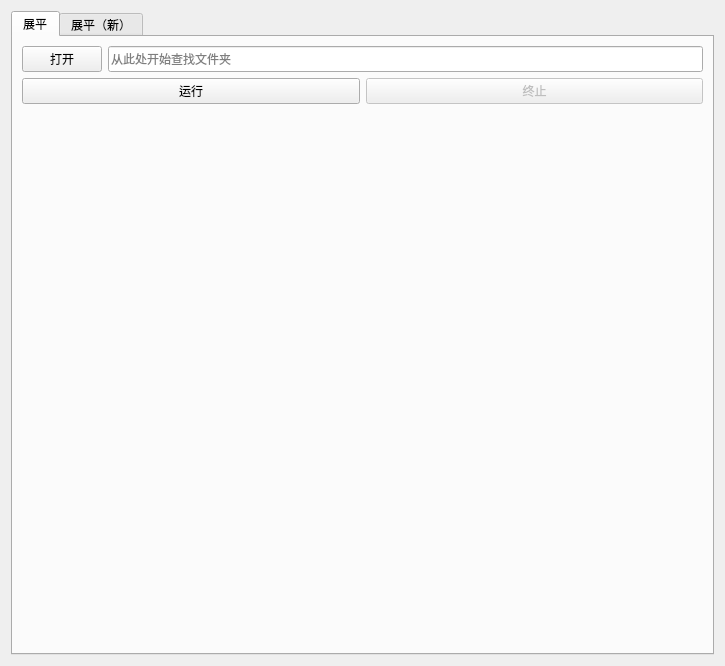
<?xml version="1.0" encoding="UTF-8"?>
<ui version="4.0">
 <class>FileMgrTab</class>
 <widget class="QWidget" name="FileMgrTab">
  <property name="geometry">
   <rect>
    <x>0</x>
    <y>0</y>
    <width>725</width>
    <height>666</height>
   </rect>
  </property>
  <property name="windowTitle">
   <string>Form</string>
  </property>
  <layout class="QVBoxLayout" name="verticalLayout">
   <item>
    <widget class="QTabWidget" name="FileMgrChildTab">
     <property name="currentIndex">
      <number>0</number>
     </property>
     <property name="movable">
      <bool>true</bool>
     </property>
     <widget class="QWidget" name="FlattenLayoyt">
      <attribute name="title">
       <string>展平</string>
      </attribute>
      <attribute name="toolTip">
       <string>如果一个文件夹只有一个文件，那么把这个文件移动到其父级文件夹，并重命名为源文件夹的名称，重复运行直到没有可处理的文件</string>
      </attribute>
      <layout class="QVBoxLayout" name="verticalLayout_13">
       <item>
        <layout class="QHBoxLayout" name="FlattenDir">
         <item>
          <widget class="QPushButton" name="FlattenDirOpen">
           <property name="text">
            <string>打开</string>
           </property>
          </widget>
         </item>
         <item>
          <widget class="QLineEdit" name="FlattenDirInput">
           <property name="sizePolicy">
            <sizepolicy hsizetype="Expanding" vsizetype="Minimum">
             <horstretch>0</horstretch>
             <verstretch>0</verstretch>
            </sizepolicy>
           </property>
           <property name="placeholderText">
            <string>从此处开始查找文件夹</string>
           </property>
           <property name="clearButtonEnabled">
            <bool>true</bool>
           </property>
          </widget>
         </item>
        </layout>
       </item>
       <item>
        <layout class="QHBoxLayout" name="FlattenBtns">
         <item>
          <widget class="QPushButton" name="FlattenRun">
           <property name="sizePolicy">
            <sizepolicy hsizetype="Minimum" vsizetype="Minimum">
             <horstretch>0</horstretch>
             <verstretch>0</verstretch>
            </sizepolicy>
           </property>
           <property name="text">
            <string>运行</string>
           </property>
          </widget>
         </item>
         <item>
          <widget class="QPushButton" name="FlattenStop">
           <property name="enabled">
            <bool>false</bool>
           </property>
           <property name="text">
            <string>终止</string>
           </property>
          </widget>
         </item>
        </layout>
       </item>
       <item>
        <spacer name="FlattenSpacer">
         <property name="orientation">
          <enum>Qt::Orientation::Vertical</enum>
         </property>
         <property name="sizeHint" stdset="0">
          <size>
           <width>0</width>
           <height>0</height>
          </size>
         </property>
        </spacer>
       </item>
      </layout>
     </widget>
     <widget class="QWidget" name="NewFlattenLayout">
      <attribute name="title">
       <string>展平（新）</string>
      </attribute>
      <attribute name="toolTip">
       <string>基于树的新展平方式，以内存占用为代价，提高展平速度</string>
      </attribute>
      <layout class="QVBoxLayout" name="verticalLayout_17">
       <item>
        <layout class="QHBoxLayout" name="NewFlattenDir">
         <item>
          <widget class="QPushButton" name="NewFlattenDirOpen">
           <property name="text">
            <string>打开</string>
           </property>
          </widget>
         </item>
         <item>
          <widget class="QLineEdit" name="NewFlattenDirInput">
           <property name="placeholderText">
            <string>从此处开始查找文件夹</string>
           </property>
           <property name="clearButtonEnabled">
            <bool>true</bool>
           </property>
          </widget>
         </item>
        </layout>
       </item>
       <item>
        <widget class="QProgressBar" name="NewFlattenProgress">
         <property name="value">
          <number>0</number>
         </property>
         <property name="textVisible">
          <bool>false</bool>
         </property>
        </widget>
       </item>
       <item>
        <layout class="QHBoxLayout" name="NewFlattenBtns">
         <item>
          <widget class="QPushButton" name="NewFlattenRun">
           <property name="text">
            <string>运行</string>
           </property>
          </widget>
         </item>
         <item>
          <widget class="QPushButton" name="NewFlattenStop">
           <property name="enabled">
            <bool>false</bool>
           </property>
           <property name="text">
            <string>终止</string>
           </property>
          </widget>
         </item>
        </layout>
       </item>
       <item>
        <spacer name="NewFlattenSpacer">
         <property name="orientation">
          <enum>Qt::Orientation::Vertical</enum>
         </property>
         <property name="sizeHint" stdset="0">
          <size>
           <width>0</width>
           <height>0</height>
          </size>
         </property>
        </spacer>
       </item>
      </layout>
     </widget>
    </widget>
   </item>
  </layout>
 </widget>
 <resources/>
 <connections/>
</ui>
